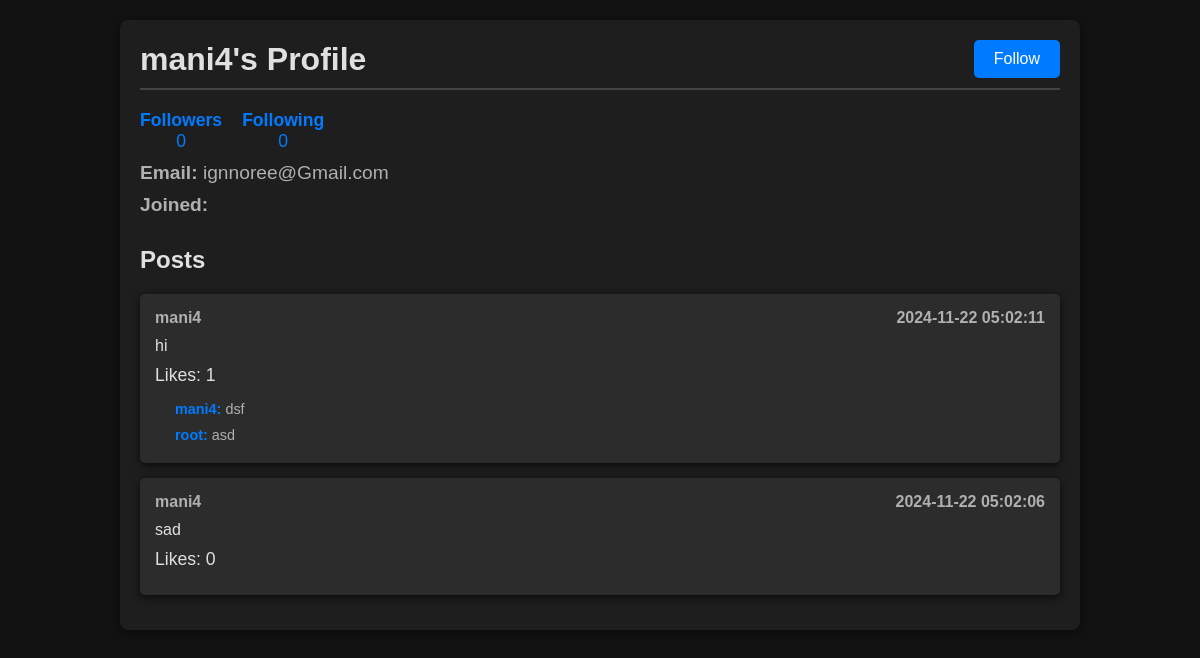
Page /profile/mani4 on the committed database.
### tables this page shows
CREATE TABLE users (
    id INTEGER PRIMARY KEY AUTOINCREMENT,  -- Auto-incremented ID
    username TEXT NOT NULL UNIQUE,         -- Unique username
    email TEXT NOT NULL UNIQUE,            -- Unique email
    password TEXT NOT NULL                 -- User's hashed password
);

CREATE TABLE "comments" (
    id INTEGER PRIMARY KEY,
    post_id INTEGER,
    username TEXT,
    content TEXT, comment_date DATE,
    FOREIGN KEY (post_id) REFERENCES posts(id) ON DELETE CASCADE
);

CREATE TABLE posts (
    id INTEGER PRIMARY KEY AUTOINCREMENT,  -- Auto-incremented ID
    username TEXT NOT NULL,                -- Username (Foreign Key referencing users)
    content TEXT NOT NULL,                 -- Post content
    caption TEXT,                          -- Optional caption
    created_at TIMESTAMP DEFAULT CURRENT_TIMESTAMP,  -- Timestamp for when the post is created
    FOREIGN KEY (username) REFERENCES users(username)  -- Foreign Key constraint linking posts to users
);

### app/routes/profile_routes.py (the view)
@bp.route('/profile/<username>', methods=['POST', 'GET'])
def profile(username):
    profile_user = db.execute('SELECT * FROM users WHERE username = ?', username)
    profile_user = profile_user[0] if profile_user else None
    user_id=session.get('user_id')
    followed_id=profile_user['id']
    if request.method == 'POST':
        action = request.form.get('action')
        if action=='FOLLOW':
            existing_follows=db.execute('select * from followers where follower_id = ? and followed_id=?',user_id,followed_id)
            if existing_follows:
                db.execute('delete from followers where follower_id = ? and followed_id = ? ',user_id,followed_id)
            else:
                db.execute('insert into followers (follower_id,followed_id) VALUES (?,?) ',user_id,followed_id)
        ifpost_contents(username, action)
        return redirect(f'{username}')
    elif request.method == 'GET':
        followers=db.execute('select count(*)from followers where follower_id = ?',followed_id)
        followers_count=followers[0]['count(*)']if followers else 0
        print(f'11111{followers_count}')
        followings=db.execute('select count(*)from followers where followed_id = ?',followed_id)
        followings_count=followings[0]['count(*)'] if followings else 0
        followed_id = profile_user['id']
        is_following = bool(db.execute('SELECT * FROM followers WHERE follower_id = ? AND followed_id = ?', user_id, followed_id))
        result = db.execute(profile_query, username)
        posts_with_comments = {}
        liked_data = db.execute(
            'SELECT post_id, COUNT(*) AS like_count FROM likes GROUP BY post_id')
        likes_count = {}
        for i in liked_data:
            likes_count[i['post_id']] = i['like_count']
        for i in result:
            post_id = i['post_id']
            if post_id not in posts_with_comments:
                posts_with_comments[post_id] = {
                    'id': post_id,
                    'username': i['post_author'],
                    'content': i['post_content'],
                    'created_at': i['post_created_at'],
                    'comments': [],
                    'liked_count': likes_count.get(post_id, 0)
                }
            if i['comment_id']:
                posts_with_comments[post_id]['comments'].append({
                    'comment_id': i['comment_id'],
                    'comment_author': i['comment_author'],
                    'comment_content': i['comment_content']
                })
        return render_template('profile.html', posts_with_comments=posts_with_comments, username=username,profile_user=profile_user,is_following=is_following,followers_count=followers_count,followings_count=followings_count)

### app/templates/profile.html (shortened to what this page needs)
<!DOCTYPE html>
<html lang="en">
<head>
</head>
<body>
    <div class="profile-container">
        <div class="profile-header">
            <h1>{{ username }}'s Profile</h1>
            {% if session['user_id'] != profile_user['id'] %}
                <form method="POST">
                    <button type="submit" name="action" value="FOLLOW" class="follow-btn">
                        {% if is_following %}
                            Unfollow
                        {% else %}
                            Follow
                        {% endif %}
                    </button>
                </form>
            {% endif %}
        </div>
        <div class="follow-info">
            <div>
                <p><strong>Followers</strong></p>
                <p>{{ followers_count }}</p>
            </div>
            <div>
                <p><strong>Following</strong></p>
                <p>{{ followings_count }}</p>
            </div>
        </div>
        <div class="profile-info">
            <p><strong>Email:</strong> {{ profile_user['email'] }}</p>
            <p><strong>Joined:</strong> {{ profile_user['created_at'] }}</p>
        </div>
        <div class="posts-section">
            <h2>Posts</h2>
            {% if posts_with_comments %}
                <div class="posts">
                    {% for post in posts_with_comments.values() %}
                        <div class="post">
                            <div class="post-header">
                                <span class="post-author">{{ post['username'] }}</span>
                                <span class="post-date">{{ post['created_at'] }}</span>
                            </div>
                            <p class="post-content">{{ post['content'] }}</p>
                            <div class="like-count">
                                <span>Likes: {{ post['liked_count'] }}</span>
                            </div>
                            <div class="comments">
                                {% for comment in post['comments'] %}
                                    <div class="comment">
                                        <strong>{{ comment['comment_author'] }}:</strong> {{ comment['comment_content'] }}
                                    </div>
                                {% endfor %}
                            </div>
                        </div>
                    {% endfor %}
                </div>
            {% else %}
                <p>No posts available.</p>
            {% endif %}
        </div>
    </div>
</body>
</html>

### app/templates/profile.html (style rules this page uses)
* { margin: 0; padding: 0; box-sizing: border-box; }
body { font-family: Arial, sans-serif; background-color: #121212; color: #e0e0e0; }
.profile-container { width: 80%; margin: 20px auto; padding: 20px; background-color: #1e1e1e; border-radius: 8px; box-shadow: 0 2px 10px rgba(0, 0, 0, 0.5); }
.profile-header { display: flex; justify-content: space-between; align-items: center; margin-bottom: 20px; border-bottom: 2px solid #444; padding-bottom: 10px; }
.profile-header h1 { font-size: 2em; color: #e0e0e0; }
.follow-info { display: flex; gap: 20px; font-size: 1.1em; color: #007BFF; }
.follow-info div { text-align: center; }
.follow-btn { padding: 10px 20px; font-size: 1em; background-color: #007BFF; color: white; border: none; border-radius: 5px; cursor: pointer; }
.profile-info { margin-bottom: 30px; }
.profile-info p { font-size: 1.2em; margin: 10px 0; color: #b0b0b0; }
.posts-section { margin-top: 30px; }
.posts-section h2 { font-size: 1.5em; margin-bottom: 20px; color: #e0e0e0; }
.posts { display: flex; flex-direction: column; }
.post { padding: 15px; background-color: #2c2c2c; border-radius: 5px; margin-bottom: 15px; box-shadow: 0 2px 8px rgba(0, 0, 0, 0.7); }
.post-header { display: flex; justify-content: space-between; font-weight: bold; margin-bottom: 10px; color: #b0b0b0; }
.post-content { margin-bottom: 10px; color: #e0e0e0; }
.like-count { font-size: 1.1em; margin-bottom: 10px; }
.comments { font-size: 0.9em; margin-top: 10px; color: #b0b0b0; }
.comment { margin-left: 20px; padding: 5px 0; }
.comment strong { color: #007BFF; }

### rows in the picture
users: email "ignnoree@Gmail.com"
comments: username "mani4", created_at "2024-11-22 05:02:11", content "hi", liked_count "1", comment_author "mani4", comment_content "dsf"
comments: comment_author "root", comment_content "asd"
posts: username "mani4", created_at "2024-11-22 05:02:06", content "sad", liked_count "0"

### other values in the picture
{{ username }} "mani4"
{{ followers_count }} "0"
{{ followings_count }} "0"
